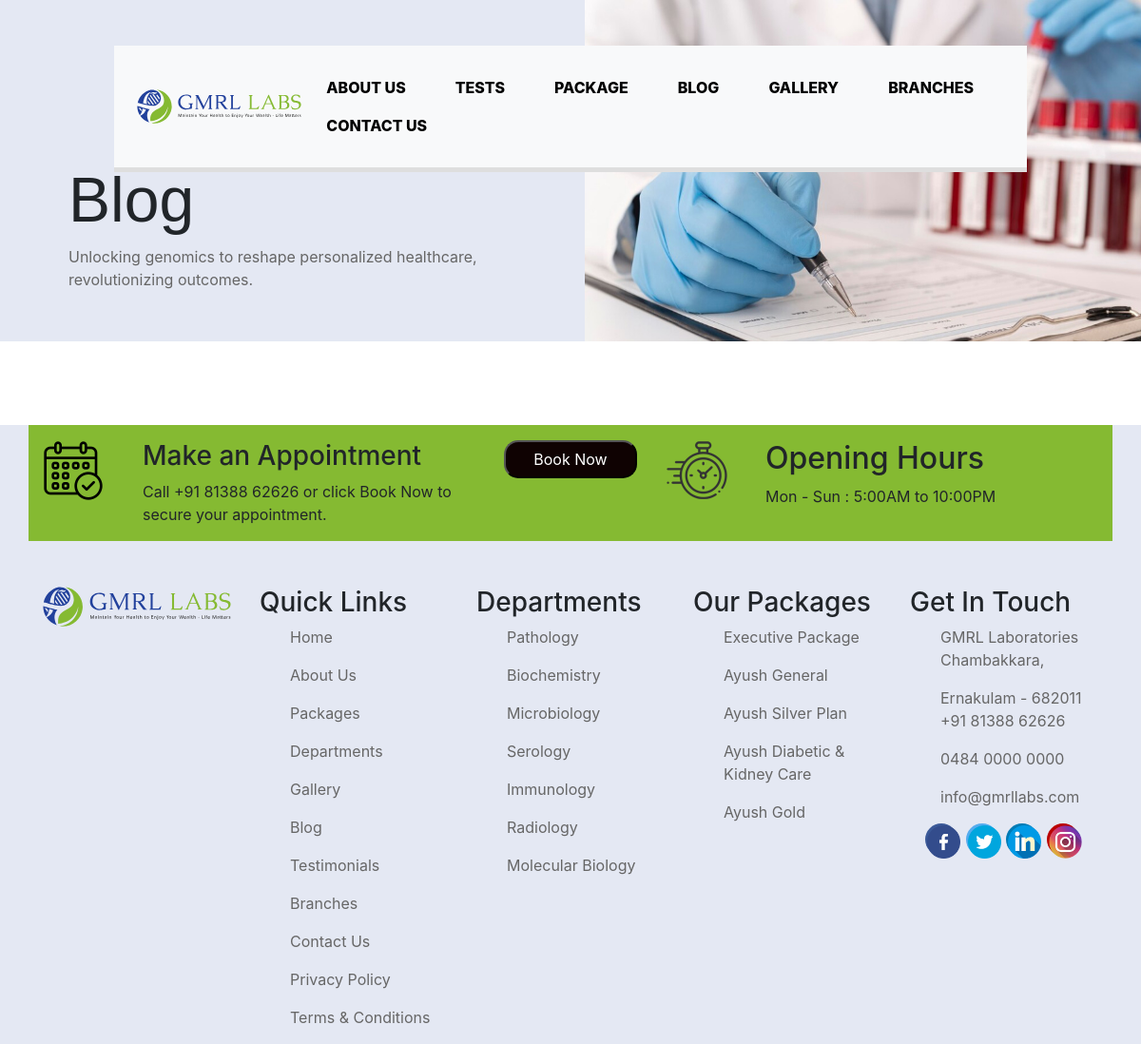
Page /subblog/3/ on the earlier database version.
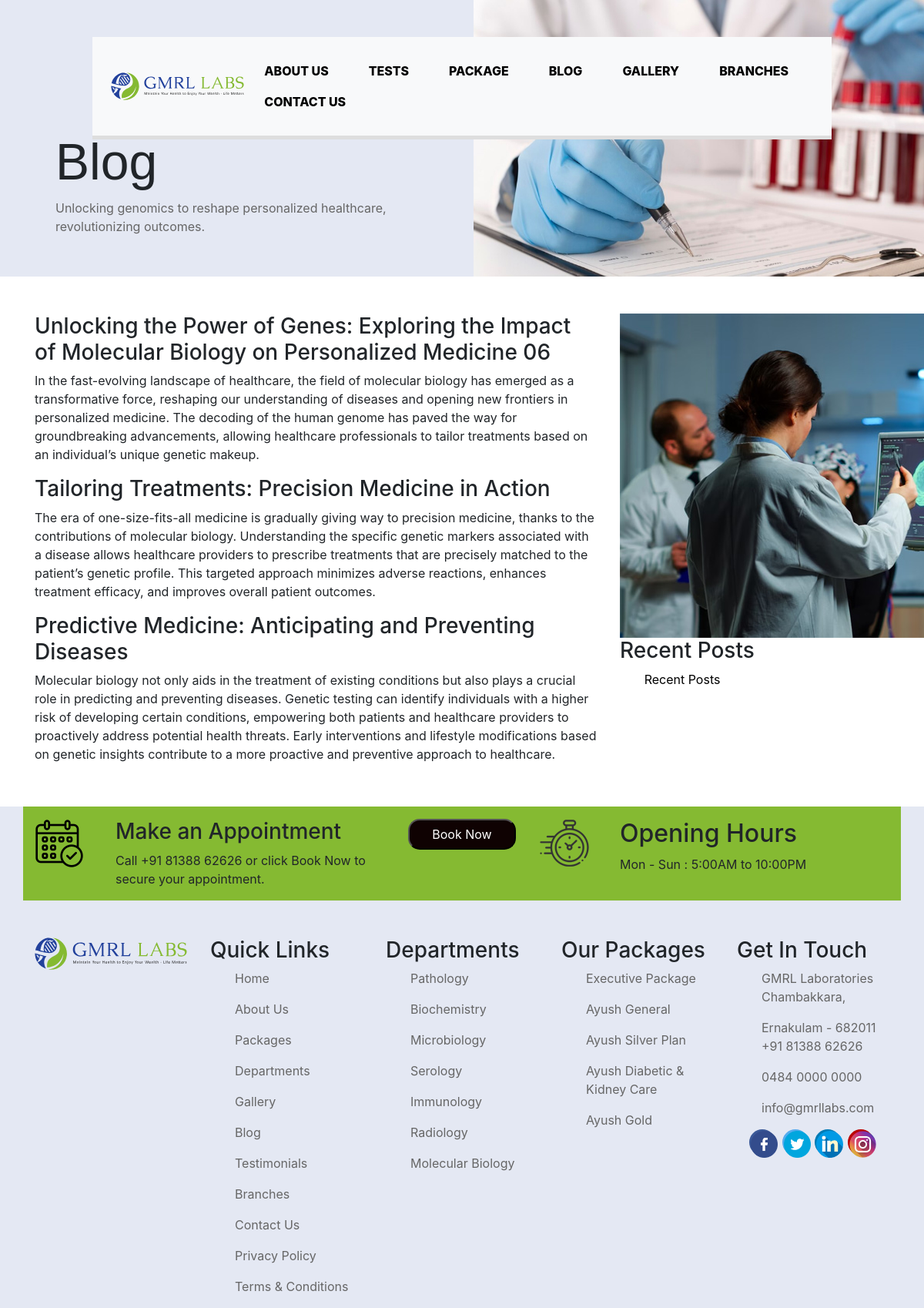
Same page on the later database version.
### app/models.py (models this page shows)
class Sub_blog(models.Model):
    image=models.ImageField(upload_to='img')
    name=models.CharField(max_length=50)
    heading1=models.CharField(max_length=500)
    description1=models.CharField(max_length=500)
    heading2=models.CharField(max_length=500)
    description2=models.CharField(max_length=500)
    heading3=models.CharField(max_length=500)
    description3=models.CharField(max_length=500)
    blog=models.ForeignKey(Blog,on_delete=models.CASCADE)

### app/views.py (the view)
# urls.py: path('subblog/<int:id>/',views.subblog,name='subblog'),
def subblog(request,id):
    context={}
    su=Sub_blog.objects.filter(blog=id)
    context['su']=su
    return render(request,'subblog.html',context)

### app/templates/subblog.html (shortened to what the changed rows need)
<!DOCTYPE html>
<html lang="en">
<head>
    {% load static %}
    <link href="https://cdn.jsdelivr.net/npm/bootstrap@5.1.3/dist/css/bootstrap.min.css" rel="stylesheet">
<link rel="stylesheet" href="{% static 'boot/bootstrap.min.css' %}">
<link rel="stylesheet" href="https://use.fontawesome.com/releases/v5.6.3/css/all.css">
<link rel="stylesheet"   href="{% static 'css/subblog.css' %}"  >
</head>
<body>
        <div class="container-fluid intro">
            <div class="row">
              <div class="col-lg ">
                <h1 class="intoh">Blog</h1>
              </div>
            </div>
          </div>
<div class="container mt-5">
    <div class="row">
      {% for i in su %}
    <div class="col-lg-8">
    <h3>{{i.heading1}}</h3>
    <p>{{i.description1}}</p>
    <h3>{{i.heading2}}</h3>
    <p>{{i.description2}}</p>
    <h3>{{i.heading3}}</h3>
    <p>{{i.description3}}</p>
    </div>
    <div class="col-lg-4">
    <img src="{{i.image.url}}" alt="">
    <h3>Recent Posts</h3>
    <div class="row">
    <div class="col-lg-1 col-md-2 col-2">
    </div>
    <div class="col-lg-11 col-md col ">
      <p>{{i.name}}</p>
    </div>
    {% endfor %}
    </div>
    </div>
    </div>
    </div>
        <div class="container-fluid foot">
            <div class="row">
              <div class="col-lg">
               <div class="container green">
                 <div class="row ">
                  <div class="col-lg-4 mt-3">
                    <h2>Opening Hours</h2>
                  </div>
                 </div>
                </div>
              </div>
            </div>
              </body>
              </html>

Differences in the rows shown:
added Sub_blog: heading1 "Unlocking the Power of Genes: Exploring the Impact of Molecular Biology on Personalized Medicine 06", description1 "In the fast-evolving landscape of healthcare, the field of molecular biology has emerged as a transformative force, reshaping our understanding of diseases and opening new frontiers in personalized medicine. The decoding of the human genome has paved the way for groundbreaking advancements, allowing healthcare professionals to tailor treatments based on an individual’s unique genetic makeup.", heading2 "Tailoring Treatments: Precision Medicine in Action", description2 "The era of one-size-fits-all medicine is gradually giving way to precision medicine, thanks to the contributions of molecular biology. Understanding the specific genetic markers associated with a disease allows healthcare providers to prescribe treatments that are precisely matched to the patient’s genetic profile. This targeted approach minimizes adverse reactions, enhances treatment efficacy, and improves overall patient outcomes.", heading3 "Predictive Medicine: Anticipating and Preventing Diseases", description3 "Molecular biology not only aids in the treatment of existing conditions but also plays a crucial role in predicting and preventing diseases. Genetic testing can identify individuals with a higher risk of developing certain conditions, empowering both patients and healthcare providers to proactively address potential health threats. Early interventions and lifestyle modifications based on genetic insights contribute to a more proactive and preventive approach to healthcare.", image (picture), name "Recent Posts"
